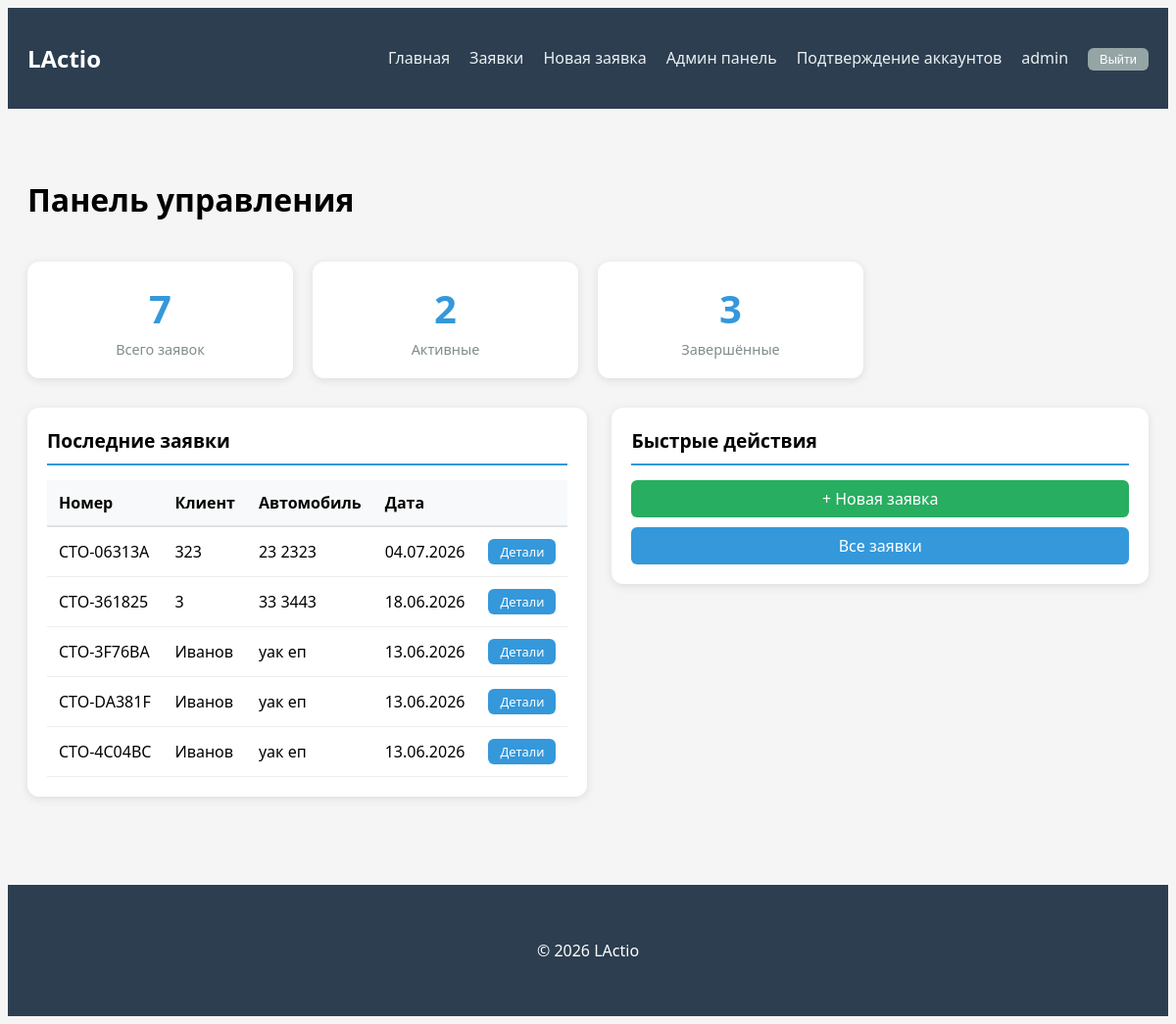
Screenshot of / (signed in) with the database file from the repository.
### service_reception/models.py (models this page shows, shortened)
class User(AbstractUser):
    POSITION_CHOICES = [
        ('admin', 'Администратор'),
        ('receptionist', 'Приёмщик'),
        ('master', 'Мастер'),
    ]
    phone = models.CharField(max_length=20, blank=True, verbose_name='Телефон')
    position = models.CharField(max_length=50, choices=POSITION_CHOICES, default='receptionist', verbose_name='Должность')
    avatar = models.ImageField(upload_to='avatars/', blank=True, null=True, verbose_name='Фото')
    is_approved = models.BooleanField(default=False, verbose_name='Подтверждён администратором')
    class Meta:
        verbose_name = 'Пользователь'
        verbose_name_plural = 'Пользователи'

class RepairRequest(models.Model):
    STATUS_CHOICES = [
        ('draft', 'Черновик'),
        ('active', 'Активна'),
        ('completed', 'Завершена'),
        ('cancelled', 'Отменена'),
    ]
    request_number = models.CharField(max_length=20, unique=True, editable=False)
    receptionist = models.ForeignKey(User, on_delete=models.CASCADE)
    reception_date = models.DateField()
    reception_time = models.TimeField()
    client_name = models.CharField(max_length=200)
    client_phone = models.CharField(max_length=20)
    car_brand = models.CharField(max_length=100)
    car_model = models.CharField(max_length=100)
    license_plate = models.CharField(max_length=20, blank=True)
    vin = models.CharField(max_length=17, blank=True)
    work_types = models.ManyToManyField('WorkType', blank=True)
    issue_description = models.TextField()
    notes = models.TextField(blank=True)
    dashboard_photo = models.ImageField(
        upload_to='dashboard/',
        blank=True,
        null=True,
        verbose_name='Фото приборной панели'
    )
    mileage = models.IntegerField(
        null=True,
        blank=True,
        verbose_name='Пробег (км)'
    )
    status = models.CharField(max_length=20, choices=STATUS_CHOICES, default='draft')

### service_reception/views.py (the view, shortened to what this page needs)
# urls.py: path('', views.home, name='home'),
def home(request):
    if request.user.is_staff:
        requests_list = RepairRequest.objects.all()
    else:
        requests_list = RepairRequest.objects.filter(receptionist=request.user)
    total_requests = requests_list.count()
    total_active = requests_list.filter(status='active').count()
    total_completed = requests_list.filter(status='completed').count()
    recent_requests = requests_list.order_by('-reception_date')[:5]
    work_types_stats = []
    for wt in WorkType.objects.all():
        count = requests_list.filter(work_types=wt).count()
        if count > 0:
            work_types_stats.append({'name': wt.name, 'count': count})
    context = {
        'total_requests': total_requests,
        'total_active': total_active,
        'total_completed': total_completed,
        'recent_requests': recent_requests,
        'work_types_stats': work_types_stats,
        'is_admin': request.user.is_staff,
    }
    return render(request, 'reception/home.html', context)

### service_reception/templates/reception/home.html (shortened to what this page needs)
{% extends 'reception/base.html' %}
{% block content %}
<div class="flex_between mb_20">
    <h1>Панель управления</h1>
</div>
<div class="stat_grid">
    <div class="stat_card">
        <div class="stat_card_number">{{ total_requests }}</div>
        <div class="stat_card_label">Всего заявок</div>
    </div>
    <div class="stat_card">
        <div class="stat_card_number">{{ total_active }}</div>
        <div class="stat_card_label">Активные</div>
    </div>
    <div class="stat_card">
        <div class="stat_card_number">{{ total_completed }}</div>
        <div class="stat_card_label">Завершённые</div>
    </div>
</div>
<div class="two_columns">
    <div class="main_card">
        <div class="main_card_header">Последние заявки</div>
        {% if recent_requests %}
        <table class="data_table">
            <thead>
                <tr>
                    <th class="data_table_header">Номер</th>
                    <th class="data_table_header">Клиент</th>
                    <th class="data_table_header">Автомобиль</th>
                    <th class="data_table_header">Дата</th>
                    <th class="data_table_header"></th>
                </tr>
            </thead>
            <tbody>
                {% for req in recent_requests %}
                <tr>
                    <td class="data_table_cell">{{ req.request_number }}</td>
                    <td class="data_table_cell">{{ req.client_name }}</td>
                    <td class="data_table_cell">{{ req.car_brand }} {{ req.car_model }}</td>
                    <td class="data_table_cell">{{ req.reception_date|date:"d.m.Y" }}</td>
                    <td class="data_table_cell">
                        <a href="{% url 'service_reception:request_detail' req.pk %}" class="btn_primary btn_small">Детали</a>
                    </td>
                </tr>
                {% endfor %}
            </tbody>
        </table>
        {% else %}
        <p class="text_center">Нет заявок</p>
        {% endif %}
    </div>
    <div>
        <div class="main_card">
            <div class="main_card_header">Быстрые действия</div>
            <a href="{% url 'service_reception:request_create' %}" class="btn_success btn_block_mb">+ Новая заявка</a>
            <a href="{% url 'service_reception:request_list' %}" class="btn_primary btn_block">Все заявки</a>
        </div>
    </div>
</div>
{% endblock %}

### service_reception/templates/reception/base.html (shortened to what this page needs)
{% load static %}
<!DOCTYPE html>
<html lang="ru">
<head>
    <link rel="stylesheet" href="{% static 'css/style.css' %}">
</head>
<body>
    <nav class="navbar_custom">
        <div class="main_container">
            <div class="flex_between">
                <a class="navbar_brand" href="{% url 'service_reception:home' %}">LActio</a>
                <ul class="navbar_menu">
                    <li><a class="navbar_link" href="{% url 'service_reception:home' %}">Главная</a></li>
                    <li><a class="navbar_link" href="{% url 'service_reception:request_list' %}">Заявки</a></li>
                    <li><a class="navbar_link" href="{% url 'service_reception:request_create' %}">Новая заявка</a></li>
                    {% if user.is_staff or user.position == 'admin' %}
                        {% if user.is_staff or user.is_superuser %}
                            <li><a class="navbar_link" href="{% url 'service_reception:admin_dashboard' %}">Админ панель</a></li>
                        {% endif %}
                        <li><a class="navbar_link" href="{% url 'service_reception:pending_users' %}">Подтверждение аккаунтов</a></li>
                    {% endif %}
                    {% if user.is_authenticated %}
                    <li><a class="navbar_link" href="#">{{ user.get_full_name|default:user.username }}</a></li>
                    <li>
                        <form method="post" action="{% url 'service_reception:logout' %}" style="display: inline;">
                            <button type="submit" class="btn_secondary btn_small">Выйти</button>
                        </form>
                    </li>
                    {% else %}
                    <li><a class="navbar_link" href="{% url 'service_reception:register' %}">Регистрация</a></li>
                    <li><a class="navbar_link" href="{% url 'service_reception:login' %}">Вход</a></li>
                    {% endif %}
                </ul>
            </div>
        </div>
    </nav>
    <main class="main_container">
        {% block content %}{% endblock %}
    </main>
    <footer class="footer_custom">
        <div class="main_container">
            <p>© {% now "Y" %} LActio</p>
        </div>
    </footer>
</body>
</html>

### service_reception/static/css/style.css (style rules this page uses)
body { background-color: #f5f5f5; font-family: 'Segoe UI', Tahoma, Geneva, Verdana, sans-serif; }
.main_container { max-width: 1400px; margin: 0 auto; padding: 20px; }
.navbar_custom { background-color: #2c3e50; padding: 15px 0; margin-bottom: 30px; }
.navbar_brand { color: white; font-size: 1.5rem; font-weight: bold; text-decoration: none; }
.navbar_menu { display: flex; gap: 20px; list-style: none; margin: 0; padding: 0; }
.navbar_link { color: #ecf0f1; text-decoration: none; transition: color 0.3s; }
.flex_between { display: flex; justify-content: space-between; align-items: center; }
.main_card { background: white; border-radius: 12px; padding: 20px; margin-bottom: 20px; box-shadow: 0 2px 10px rgba(0,0,0,0.1); }
.main_card_header { font-size: 1.2rem; font-weight: bold; margin-bottom: 15px; padding-bottom: 10px; border-bottom: 2px solid #3498db; }
.stat_grid { display: grid; grid-template-columns: repeat(4, 1fr); gap: 20px; margin-bottom: 30px; }
.stat_card { background: white; border-radius: 12px; padding: 20px; text-align: center; box-shadow: 0 2px 10px rgba(0,0,0,0.1); transition: transform 0.3s; }
.stat_card_number { font-size: 2.5rem; font-weight: bold; color: #3498db; margin-bottom: 5px; }
.stat_card_label { color: #7f8c8d; font-size: 0.9rem; }
.two_columns { display: grid; grid-template-columns: 1fr 1fr; gap: 25px; }
.data_table { width: 100%; border-collapse: collapse; }
.data_table_header { background-color: #f8f9fa; padding: 12px; text-align: left; font-weight: 600; border-bottom: 2px solid #dee2e6; }
.data_table_cell { padding: 12px; border-bottom: 1px solid #eee; }
.btn_primary { background-color: #3498db; color: white; border: none; padding: 8px 20px; border-radius: 6px; cursor: pointer; text-decoration: none; display: inline-block; transition: background-color 0.3s; }
.btn_success { background-color: #27ae60; color: white; border: none; padding: 8px 20px; border-radius: 6px; cursor: pointer; text-decoration: none; display: inline-block; }
.btn_secondary { background-color: #95a5a6; color: white; border: none; padding: 8px 20px; border-radius: 6px; cursor: pointer; text-decoration: none; display: inline-block; }
.btn_small { padding: 4px 12px; font-size: 0.8rem; }
.btn_block { display: block; text-align: center; }
.btn_block_mb { display: block; text-align: center; margin-bottom: 10px; }
.footer_custom { margin-top: 50px; padding: 20px 0; background-color: #2c3e50; color: white; text-align: center; }
.mb_20 { margin-bottom: 20px; }

### rows the page displays
User: get_full_name "admin"
RepairRequest: request_number "СТО-06313A", client_name "323", car_brand "23", car_model "2323", reception_date "04.07.2026"
RepairRequest: request_number "СТО-361825", client_name "3", car_brand "33", car_model "3443", reception_date "18.06.2026"
RepairRequest: request_number "СТО-3F76BA", client_name "Иванов", car_brand "уак", car_model "еп", reception_date "13.06.2026"
RepairRequest: request_number "СТО-DA381F", client_name "Иванов", car_brand "уак", car_model "еп", reception_date "13.06.2026"
RepairRequest: request_number "СТО-4C04BC", client_name "Иванов", car_brand "уак", car_model "еп", reception_date "13.06.2026"

### other values shown
{{ total_requests }} "7"
{{ total_active }} "2"
{{ total_completed }} "3"
